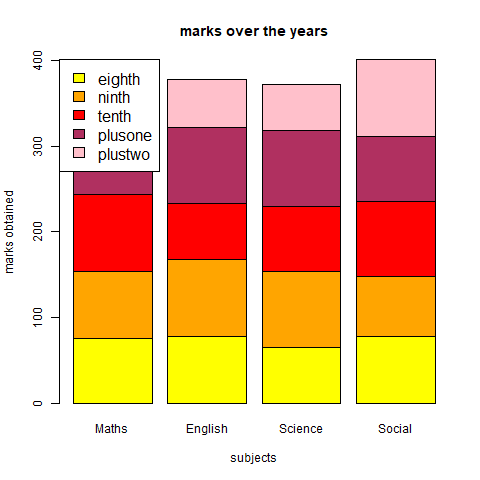

Here is the R script that generated this plot:
library(RColorBrewer)  
subjects <- c("Maths","English","Science","Social")  
standard <- c("eighth","ninth","tenth","plusone","plustwo")
png(file="stackedbar.jpg")
Values <- matrix(c(76,78,65,78,78,90,89,70,90,65,76,87,90,89,88,77,56,56,54,90),nrow=5,ncol=4,byrow=TRUE)
barplot(Values, main = "marks over the years", names.arg = subjects, xlab = "subjects", ylab = "marks obtained", col =c("yellow","orange","red","maroon","pink"))  
legend("topleft", standard, cex = 1.3, fill =c("yellow","orange","red","maroon","pink") )  
dev.off()